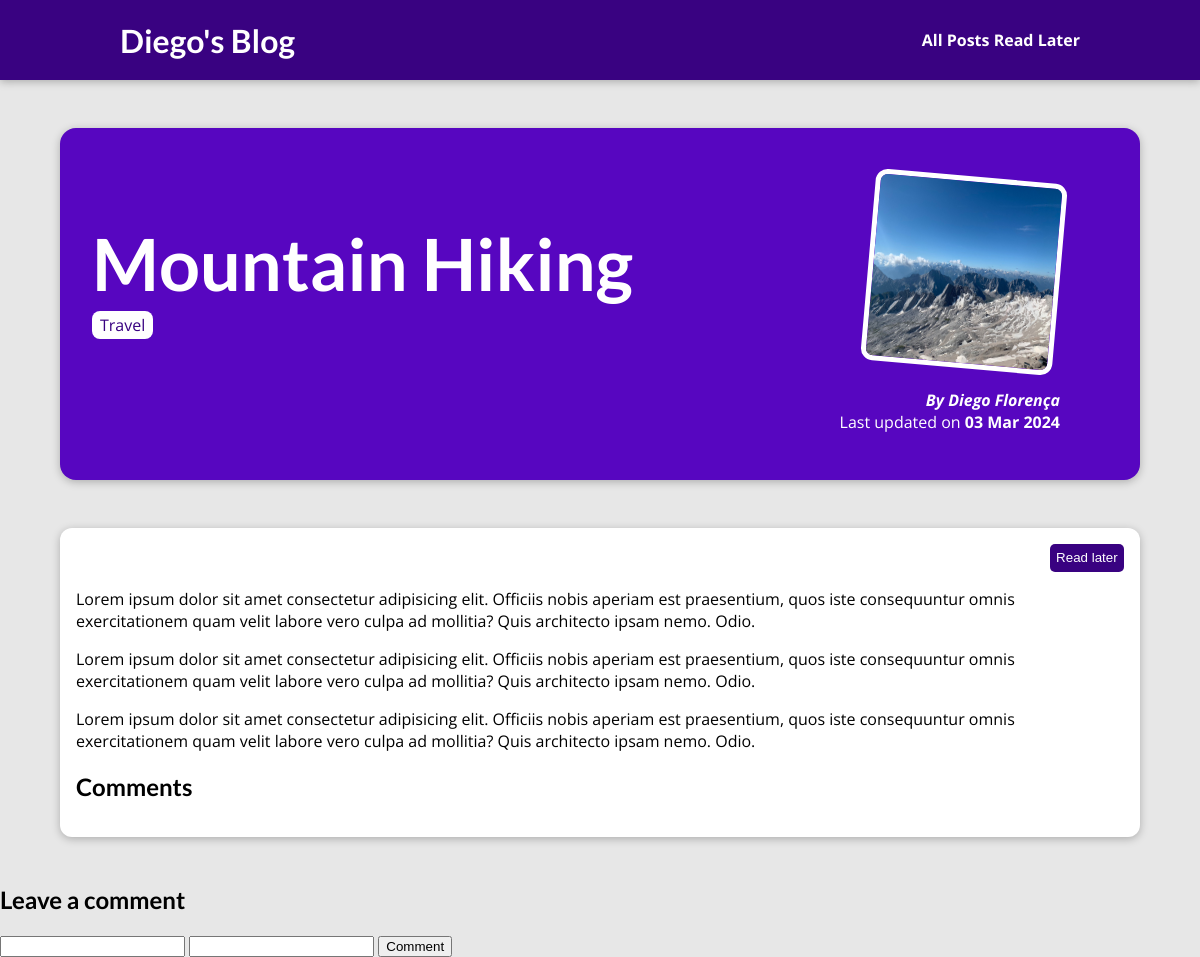
The page /posts/mountain-hiking on the database as committed earlier.
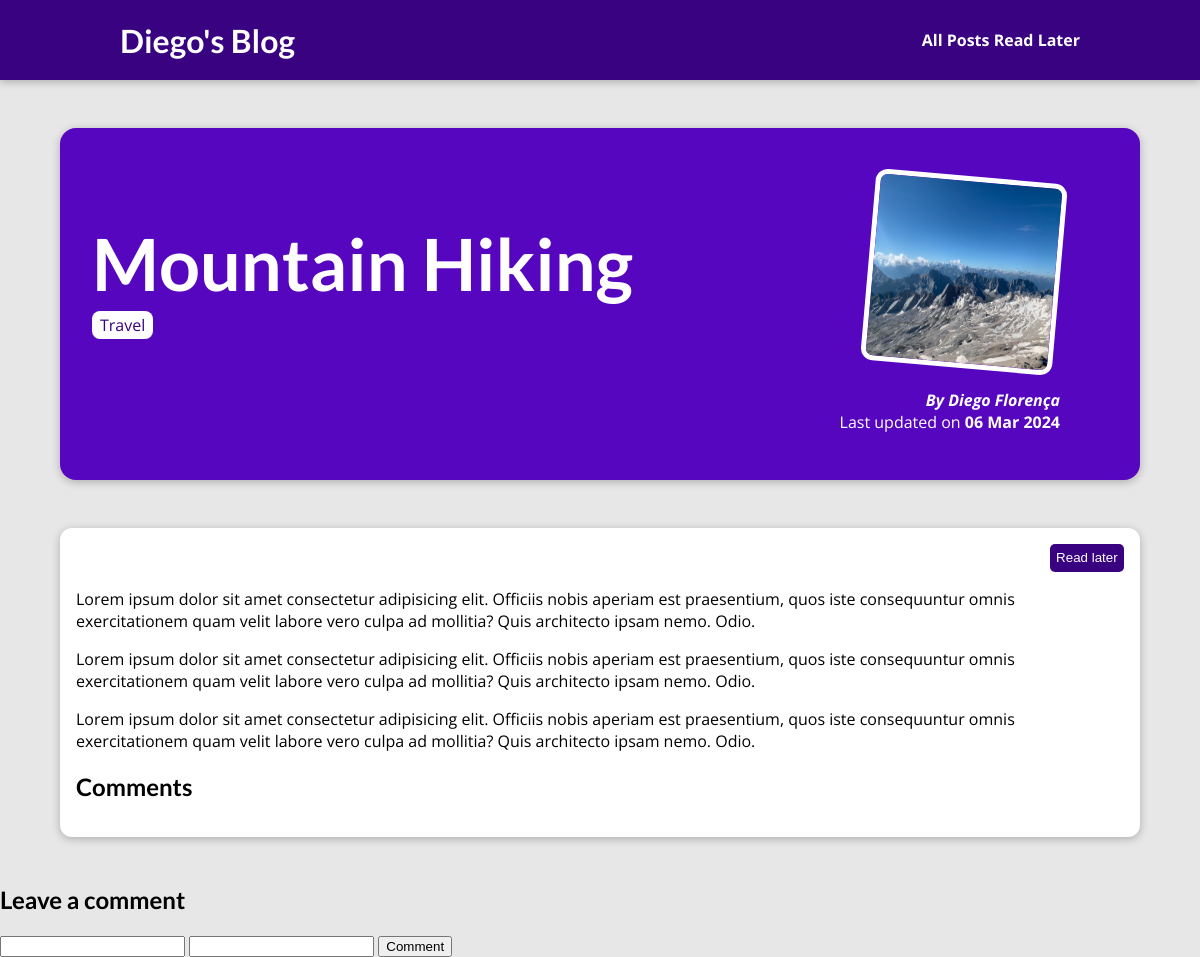
The same page on the database as committed later.
### blog/models.py (models this page shows)
class Post(models.Model):
    title = models.CharField(max_length=150)
    excerpt = models.CharField(max_length=200)
    image = models.ImageField(upload_to="posts", null=True)
    date = models.DateField(auto_now=True)
    slug = models.SlugField(unique=True, db_index=True)
    content = models.TextField(validators=[MinLengthValidator(10)])
    author = models.ForeignKey(
        Author, on_delete=models.SET_NULL, null=True, related_name="posts")
    tags = models.ManyToManyField(Tag)

class Author(models.Model):
    first_name = models.CharField(max_length=100)
    last_name = models.CharField(max_length=100)
    email = models.EmailField()
    def full_name(self):
        return f"{self.first_name} {self.last_name}"
    def __str__(self):
        return self.full_name()

### blog/views.py (the view)
# urls.py: path("posts/<slug:slug>", views.SinglePostView.as_view(), name="post-detail-page")
class SinglePostView(DetailView):
    template_name = "blog/post-details.html"
    model = Post
    def get_context_data(self, **kwargs):
        context = super().get_context_data(**kwargs)
        context["post_tags"] = self.object.tags.all()
        return context

### blog/templates/blog/post-details.html (shortened to what this page needs)
{% extends "base.html" %}
{% load static %}
{% block css_files %}
    <link rel="stylesheet" href="{% static "blog/post-detail.css" %}">
{% endblock  %}
{% block content %}
    <section id="summary">
        <h2>{{ post.title | title }}</h2>
        <div>
            {% for tag in post_tags %}
            <span class="tag">{{ tag.caption }}</span>
            {% endfor %}
        </div>
        <article>
            <img src="{{ post.image.url }}" alt="{{ post.title }}">
            <address>By <a href="mailto:{{ post.author.email }}">{{ post.author }}</a></address>
            <div>
                Last updated on <time>{{ post.date | date:"d M Y" }}</time>
            </div>
        </article>
    </section>
    <main>
        <div id="read-later">
            {% if is_read_later %}
                <p>Marked as read later.</p>
            {% else %}
                <form action="/posts/read-later/" method="POST">
                    <button>Read later</button>
                </form>
            {% endif %}
        </div>
        {{ post.content | linebreaks }}
        <h2>Comments</h2>
    </main>
    <div>
        <h2>Leave a comment</h2>
        <form action="/posts/comment/" method="POST">
            <input type="text" name="name" >
            <input type="text" name="comment" >
            <button>Comment</button>
        </form>
    </div>
    {% endblock %}

Rows that differ between the two databases and show on the page:
changed Post "Mountain Hiking": date "03 Mar 2024" → "06 Mar 2024"
